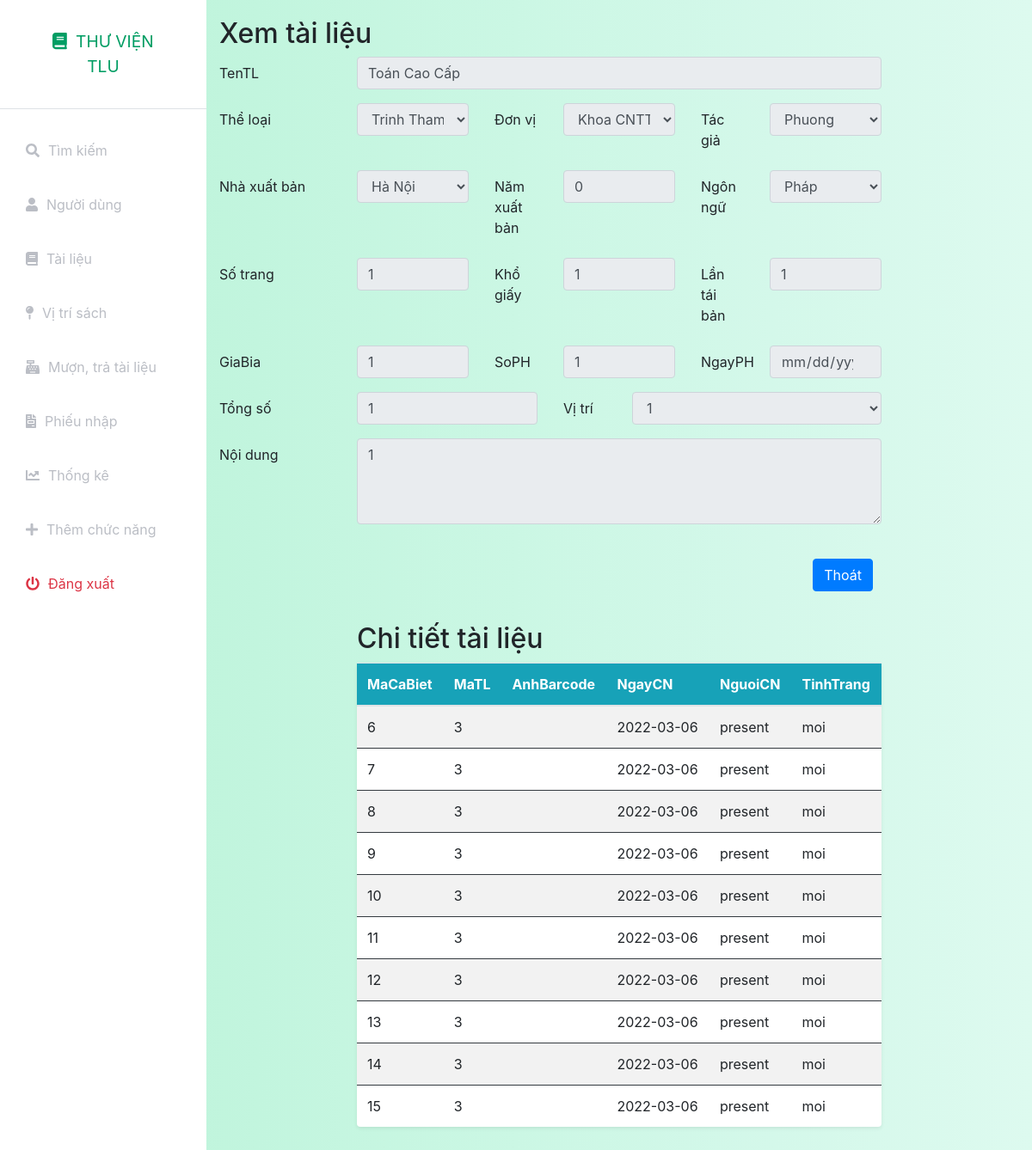
The page /index.php?controller=document&action=view&MaTL=3 (signed in) on the database its author committed.
### tables this page shows
CREATE TABLE `tailieu` (
  `MaTL` int(11) NOT NULL,
  `TenTL` text NOT NULL,
  `MaTheLoai` int(11) DEFAULT NULL,
  `MaDV` int(11) DEFAULT NULL,
  `MaTG` int(11) DEFAULT NULL,
  `MaNXB` int(11) DEFAULT NULL,
  `NamXB` int(11) DEFAULT NULL,
  `MaNgonNgu` int(11) DEFAULT NULL,
  `NoiDung` text DEFAULT NULL,
  `SoTrang` int(11) DEFAULT NULL,
  `KhoGiay` varchar(22) DEFAULT NULL,
  `LanTB` int(11) DEFAULT NULL,
  `GiaBia` int(11) DEFAULT NULL,
  `SoPH` int(11) DEFAULT NULL,
  `NgayPH` date DEFAULT NULL,
  `TongSo` int(11) DEFAULT NULL,
  `MaVT` int(11) DEFAULT NULL,
  `NgayCN` date DEFAULT NULL,
  `status` int(11) NOT NULL DEFAULT 1
);

CREATE TABLE `theloai` (
  `MaTheLoai` int(11) NOT NULL,
  `TenTheLoai` text NOT NULL,
  `GhiChu` text NOT NULL,
  `status` int(11) NOT NULL DEFAULT 1
);

CREATE TABLE `donvi` (
  `MaDV` int(11) NOT NULL,
  `TenDV` text NOT NULL,
  `GhiChu` text NOT NULL,
  `status` int(11) NOT NULL DEFAULT 1
);

CREATE TABLE `tacgia` (
  `MaTG` int(11) NOT NULL,
  `TenTG` text NOT NULL,
  `GhiChu` text NOT NULL,
  `status` int(11) DEFAULT 1
);

CREATE TABLE `nhaxuatban` (
  `MaNXB` int(11) NOT NULL,
  `TenNXB` text NOT NULL,
  `GhiChu` text NOT NULL,
  `status` int(11) NOT NULL DEFAULT 1
);

CREATE TABLE `vitri` (
  `MaVT` int(11) NOT NULL,
  `TenVT` text NOT NULL,
  `MoTa` text NOT NULL,
  `status` int(11) NOT NULL DEFAULT 1
);

CREATE TABLE `tlchitiet` (
  `MaCaBiet` int(11) NOT NULL,
  `MaTL` int(11) NOT NULL,
  `IDNhap` int(11) NOT NULL,
  `AnhBarcode` text NOT NULL,
  `NgayCN` date NOT NULL,
  `NguoiCN` text NOT NULL,
  `TinhTrang` text NOT NULL,
  `XuLy` text NOT NULL
);

### index.php (called while the page is built, shortened)
<?php
include_once('models/Auth.php');
$action = isset($_GET['action']) ? $_GET['action'] : 'index';
$object = new $classController();
$object->$action();
?>

### config.php (called while the page is built, shortened)
<?php
function getalldata($query)
{
    global $connect;
    $result=mysqli_query($connect,$query);
    if(mysqli_num_rows($result)>0)
        return mysqli_fetch_all($result,MYSQLI_ASSOC);
    else
        return false;
}
function getonedata($query)
{
    global $connect;
    $result=mysqli_query($connect,$query);
    if($result&&mysqli_num_rows($result)==1)
        return mysqli_fetch_assoc($result);
    else
        return false;
}
?>

### models/User.php (called while the page is built, shortened)
<?php
include_once('./config.php');
class User
{
    public static function show($idoruser)
    {
        $query = "select * from nguoidung where id = '$idoruser' or Username = '$idoruser'";
        $data = getonedata($query);
        return $data;
    }
}

### models/Auth.php (called while the page is built, shortened)
<?php
include_once('./config.php');
include_once('User.php');
class Auth
{
    private static $ChucDanh = null;
    public static function isAdmin()
    {
        if(self::isLogin())
        {
            if (self::$ChucDanh == 'admin')
                return true;
            else
                return false;
        }
        else
        {
            return false;
        }
    }
    public static function isLogin()
    {
        if (isset($_SESSION['token']) && isset($_SESSION['Username'])) {
            $data = User::show($_SESSION['Username']);
            if($data)
            {
                if($data['token'] == $_SESSION['token'])
                {
                    self::$ChucDanh = $data['ChucDanh'];
                    return true;
                }
            }
            else
            {
                return false;
            }
        } else
            return false;
    }
}

### models/Document.php (called while the page is built, shortened)
<?php
include_once('./config.php');
class Document
{
    public static function show($MaTL)
    {
        $query = "select * from tailieu where MaTL = $MaTL";
        $data = getonedata($query);
        return $data;
    }
}

### models/Category.php (called while the page is built, shortened)
<?php
include_once('./config.php');
class Category
{
    public static function index()
    {
        $query = "select * from theloai  where status = '1'";
        $data = getalldata($query);
        return $data;
    }
}

### models/Unit.php (called while the page is built, shortened)
<?php
include_once('./config.php');
class Unit
{
    public static function index()
    {
        $query = "select * from donvi  where status = '1'";
        $data = getalldata($query);
        return $data;
    }
}

### models/Author.php (called while the page is built, shortened)
<?php
include_once('./config.php');
class Author
{
    public static function index()
    {
        $query = "select * from tacgia where status = '1'";
        $data = getalldata($query);
        return $data;
    }
}

### models/Publish.php (called while the page is built, shortened)
<?php
include_once('./config.php');
class Publish
{
    public static function index()
    {
        $query = "select * from nhaxuatban  where status = '1'";
        $data = getalldata($query);
        return $data;
    }
}

### models/Language.php (called while the page is built, shortened)
<?php
include_once('./config.php');
class Language
{
    public static function index()
    {
        $query = "select * from ngonngu  where status = '1'";
        $data = getalldata($query);
        return $data;
    }
}

### models/Position.php (called while the page is built, shortened)
<?php
include_once('./config.php');
class Position
{
    public static function index()
    {
        $query = "select * from vitri  where status = '1'";
        $data = getalldata($query);
        return $data;
    }
}

### models/DocumentDetail.php (called while the page is built, shortened)
<?php
include_once('./config.php');
class DocumentDetail
{
    public static function find($MaTL)
    {
        $query = "select * from tlchitiet where MaTL = '$MaTL'";
        $data = getalldata($query);
        return $data;
    }
}

### views/document/view.php (the view, shortened to what this page needs)
<?php include_once('././assets/layouts/header.php'); ?>
<?php include_once('././assets/layouts/siderbar.php'); ?>
<div class="container-fluid" style="padding-top:20px">
    <h2>Xem tài liệu</h2>
    <div class="form-group row">
        <label for="inputEmail3" class="col-sm-2 col-form-label">TenTL</label>
        <div class="col-sm-8">
            <input type="text" name="TenTL" class="form-control" readonly value="<?php echo $data['TenTL'] ?>">
        </div>
    </div>
    <div class="form-group row">
        <label for="inputEmail3" class="col-sm-2 col-form-label">Thể loại</label>
        <div class="col-sm-2">
            <select name="MaTheLoai" class="form-control" readonly aria-label="Default select example">
                <?php
                foreach ($categorys as $category) {
                    echo "<option value='" . $category['MaTheLoai'] . "'   " . ($category['MaTheLoai'] == $data['MaTheLoai'] ? 'selected' : '') . "  >" . $category['TenTheLoai'] . "</option>";
                }
                ?>
            </select>
        </div>
        <label for="inputEmail3" class="col-1 col-form-label">Đơn vị</label>
        <div class="col-sm-2">
            <select name="MaDV" class="form-control" readonly aria-label="Default select example">
                <?php
                foreach ($units as $unit) {
                    echo "<option value='" . $unit['MaDV'] . "' " . ($unit['MaDV'] == $data['MaDV'] ? 'selected' : '') . ">" . $unit['TenDV'] . "</option>";
                }
                ?>
            </select>
        </div>
        <label for="inputEmail3" class="col-1 col-form-label">Tác giả</label>
        <div class="col-sm-2">
            <select name="MaTG" class="form-control" readonly aria-label="Default select example">
                <?php
                foreach ($authors as $author) {
                    echo "<option value='" . $author['MaTG'] . "' " . ($author['MaTG'] == $data['MaTG'] ? 'selected' : '') . " >" . $author['TenTG'] . "</option>";
                }
                ?>
            </select>
        </div>
    </div>
    <div class="form-group row">
        <label for="inputEmail3" class="col-sm-2 col-form-label">Nhà xuất bản</label>
        <div class="col-sm-2">
            <select name="MaNXB" class="form-control" readonly aria-label="Default select example">
                <?php
                foreach ($publishs as $publish) {
                    echo "<option value='" . $publish['MaNXB'] . "' " . ($publish['MaNXB'] == $data['MaNXB'] ? 'selected' : '') . " >" . $publish['TenNXB'] . "</option>";
                }
                ?>
            </select>
        </div>
        <label for="inputEmail3" class="col-1 col-form-label">Năm xuất bản</label>
        <div class="col-sm-2">
            <input type="text" name="NamXB" readonly class="form-control"  value="<?php echo $data['NamXB'] ?>">
        </div>
        <label for="inputEmail3" class="col-1 col-form-label">Ngôn ngữ</label>
        <div class="col-sm-2">
            <select name="MaNgonNgu" class="form-control" readonly aria-label="Default select example">
                <?php
                foreach ($languages as $language) {
                    echo "<option value='" . $language['MaNgonNgu'] . "' " . ($language['MaNgonNgu'] == $data['MaNgonNgu'] ? 'selected' : '') . " >" . $language['TenNgonNgu'] . "</option>";
                }
                ?>
            </select>
        </div>
    </div>
    <div class="form-group row">
        <label for="inputEmail3" class="col-sm-2 col-form-label">Số trang</label>
        <div class="col-sm-2">
            <input type="text" name="SoTrang" class="form-control" readonly  value="<?php echo $data['SoTrang'] ?>">
        </div>
        <label for="inputEmail3" class="col-1 col-form-label">Khổ giấy</label>
        <div class="col-sm-2">
            <input type="text" name="KhoGiay" class="form-control" readonly  value="<?php echo $data['KhoGiay'] ?>">
        </div>
        <label for="inputEmail3" class="col-1 col-form-label">Lần tái bản</label>
        <div class="col-sm-2">
            <input type="text" name="LanTB" class="form-control" readonly  value="<?php echo $data['LanTB'] ?>">
        </div>
    </div>
    <div class="form-group row">
        <label for="inputEmail3" class="col-sm-2 col-form-label">GiaBia</label>
        <div class="col-sm-2">
            <input type="text" name="GiaBia" class="form-control" readonly  value="<?php echo $data['GiaBia'] ?>">
        </div>
        <label for="inputEmail3" class="col-1 col-form-label">SoPH</label>
        <div class="col-sm-2">
            <input type="text" name="SoPH" class="form-control" readonly  value="<?php echo $data['SoPH'] ?>">
        </div>
        <label for="inputEmail3" class="col-1 col-form-label">NgayPH</label>
        <div class="col-sm-2">
            <input type="date" name="NgayPH" class="form-control"  readonly value="<?php echo $data['NgayPH'] ?>">
        </div>
    </div>
    <div class="form-group row">
        <label for="inputEmail3" class="col-sm-2 col-form-label">Tổng số</label>
        <div class="col-sm-3">
            <input type="text" name="TongSo" class="form-control" readonly  value="<?php echo $data['TongSo'] ?>">
        </div>
        <label for="inputEmail3" class="col-1 col-form-label">Vị trí</label>
        <div class="col-sm-4">
            <select name="MaVT" readonly class="form-control" aria-label="Default select example">
                <?php
                foreach ($positions as $position) {
                    echo "<option value='" . $position['MaVT'] . "' " . ($position['MaVT'] == $data['MaVT'] ? 'selected' : '') . " >" . $position['TenVT'] . "</option>";
                }
                ?>
            </select>
        </div>
    </div>
    <div class="form-group row">
        <label for="inputEmail3" class="col-sm-2 col-form-label">Nội dung</label>
        <div class="col-sm-8">
            <textarea type="text" name="NoiDung" class="form-control"  readonly value="<?php echo $data['NoiDung'] ?>" style="height: 100px"><?php echo $data['NoiDung'] ?></textarea>
        </div>
    </div>
    <div class="form-group row">
        <div class="col-sm-2"></div>
    </div>
    <div class="form-group row mx-auto">
        <div class="col-sm-2"></div>
        <div class="col-sm-8">
            <div class="d-grid gap-2 d-md-flex justify-content-md-end">
                <a name="" id="" class="btn btn-primary ml-2" href="index.php?controller=document" role="button">Thoát</a>
            </div>
        </div>
    </div>
    <div class="form-group row">
        <div class="container-fluid col-sm-8" style="padding-top:20px">
            <h2>Chi tiết tài liệu</h2>
            <table class="table table-striped bg-white rounded shadow-sm  table-hover">
                <thead class="bg-info text-white">
                    <tr class="border-dark">
                        <th>MaCaBiet</th>
                        <th>MaTL</th>
                        <th>AnhBarcode</th>
                        <th>NgayCN</th>
                        <th>NguoiCN</th>
                        <th>TinhTrang</th>
                    </tr>
                </thead>
                <tbody>
                    <?php
                    if (isset($documentdetails) && is_array($documentdetails)) {
                        foreach ($documentdetails as $documentdetal) {
                            echo "<tr>";
                            echo "<td class=\"border-dark\" scope=\"row\">" . $documentdetal['MaCaBiet'] . "</td>";
                            echo "<td class=\"border-dark\">" . $documentdetal['MaTL'] . "</td>";
                            echo "<td class=\"border-dark\">" . $documentdetal['AnhBarcode'] . "</td>";
                            echo "<td class=\"border-dark\">" . $documentdetal['NgayCN'] . "</td>";
                            echo "<td class=\"border-dark\">" . $documentdetal['NguoiCN'] . "</td>";
                            echo "<td class=\"border-dark\">" . $documentdetal['TinhTrang'] . "</td>";
                        }
                    }
                    ?>
            </table>
        </div>
    </div>
</div>
<?php include_once('././assets/layouts/footer.php'); ?>

### assets/css/styles.css (style rules this page uses)
:root { --main-bg-color: #009d63; --main-text-color: #009d63; --second-text-color: #bbbec5; --second-bg-color: #c1efde; }

### rows shown on the page
tailieu: TenTL "Toán Cao Cấp", MaTheLoai "Trinh Tham", MaDV "Khoa CNTT", MaTG "Phuong", MaNXB "Hà Nội", NamXB "0", SoTrang "1", KhoGiay "1", LanTB "1", GiaBia "1", SoPH "1", TongSo "1", MaVT "1", NoiDung "1"
tlchitiet: MaCaBiet "6", MaTL "3", NgayCN "2022-03-06", NguoiCN "present", TinhTrang "moi"
tlchitiet: MaCaBiet "7", MaTL "3", NgayCN "2022-03-06", NguoiCN "present", TinhTrang "moi"
tlchitiet: MaCaBiet "8", MaTL "3", NgayCN "2022-03-06", NguoiCN "present", TinhTrang "moi"
tlchitiet: MaCaBiet "9", MaTL "3", NgayCN "2022-03-06", NguoiCN "present", TinhTrang "moi"
tlchitiet: MaCaBiet "10", MaTL "3", NgayCN "2022-03-06", NguoiCN "present", TinhTrang "moi"
tlchitiet: MaCaBiet "11", MaTL "3", NgayCN "2022-03-06", NguoiCN "present", TinhTrang "moi"
tlchitiet: MaCaBiet "12", MaTL "3", NgayCN "2022-03-06", NguoiCN "present", TinhTrang "moi"
tlchitiet: MaCaBiet "13", MaTL "3", NgayCN "2022-03-06", NguoiCN "present", TinhTrang "moi"
tlchitiet: MaCaBiet "14", MaTL "3", NgayCN "2022-03-06", NguoiCN "present", TinhTrang "moi"
tlchitiet: MaCaBiet "15", MaTL "3", NgayCN "2022-03-06", NguoiCN "present", TinhTrang "moi"

### other values the page prints
form field MaNgonNgu "Pháp"
